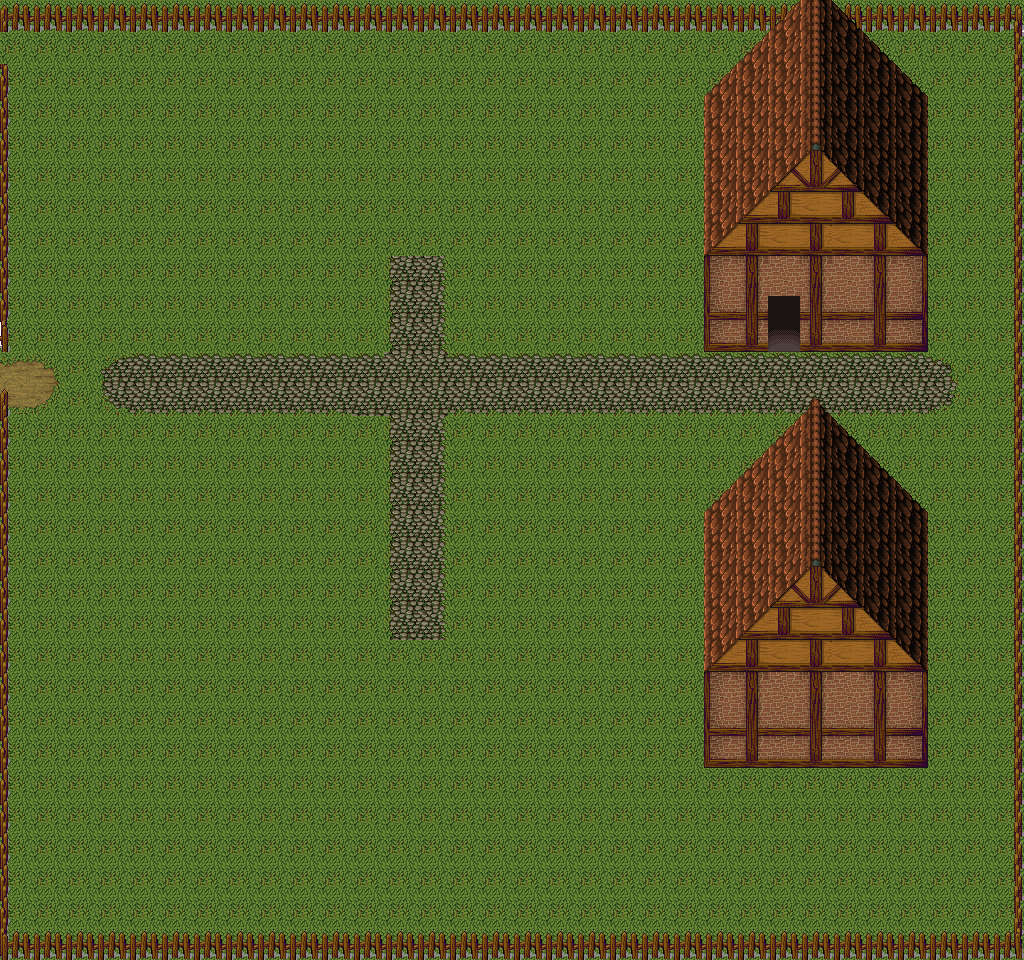

The image is a tile-based game level rendered from a .tmx file. Its description and source (layers, tilesets, objects; grid data summarised) follow:
An orthogonal 32x30 tile map with 32x32 px tiles, 6 tile layers (Background, Background2, Background3, Foreground, ...), 5 tilesets and 3 objects (3x Collidable).

<map version="1.0" orientation="orthogonal" width="32" height="30" tilewidth="32" tileheight="32">
 <tileset firstgid="1" name="medieval-town-1" tilewidth="32" tileheight="32">
  <image source="TileSets/medieval-town-1.png" width="256" height="4096" />
  <tile id="693">
   <properties>
    <property name="Solid" value="" />
   </properties>
  </tile>
  <tile id="694">
   <properties>
    <property name="Solid" value="" />
   </properties>
  </tile>
  <tile id="695">
   <properties>
    <property name="Solid" value="" />
   </properties>
  </tile>
  <tile id="701">
   <properties>
    <property name="Solid" value="" />
   </properties>
  </tile>
  <tile id="703">
   <properties>
    <property name="Solid" value="" />
   </properties>
  </tile>
  <tile id="712">
   <properties>
    <property name="Solid" value="" />
   </properties>
  </tile>
  <tile id="716">
   <properties>
    <property name="Solid" value="" />
   </properties>
  </tile>
  <tile id="720">
   <properties>
    <property name="Solid" value="" />
   </properties>
  </tile>
  <tile id="722">
   <properties>
    <property name="Solid" value="" />
   </properties>
  </tile>
  <tile id="724">
   <properties>
    <property name="Solid" value="" />
   </properties>
  </tile>
  <tile id="728">
   <properties>
    <property name="Solid" value="" />
   </properties>
  </tile>
  <tile id="732">
   <properties>
    <property name="Solid" value="" />
   </properties>
  </tile>
  <tile id="773">
   <properties>
    <property name="Solid" value="" />
   </properties>
  </tile>
  <tile id="774">
   <properties>
    <property name="Solid" value="" />
   </properties>
  </tile>
  <tile id="775">
   <properties>
    <property name="Solid" value="" />
   </properties>
  </tile>
  <tile id="781">
   <properties>
    <property name="Solid" value="" />
   </properties>
  </tile>
  <tile id="782">
   <properties>
    <property name="Solid" value="" />
   </properties>
  </tile>
  <tile id="783">
   <properties>
    <property name="Solid" value="" />
   </properties>
  </tile>
  <tile id="789">
   <properties>
    <property name="Solid" value="" />
   </properties>
  </tile>
  <tile id="790">
   <properties>
    <property name="Solid" value="" />
   </properties>
  </tile>
  <tile id="791">
   <properties>
    <property name="Solid" value="" />
   </properties>
  </tile>
  <tile id="797">
   <properties>
    <property name="Solid" value="" />
   </properties>
  </tile>
  <tile id="798">
   <properties>
    <property name="Solid" value="" />
   </properties>
  </tile>
  <tile id="799">
   <properties>
    <property name="Solid" value="" />
   </properties>
  </tile>
  <tile id="805">
   <properties>
    <property name="Solid" value="" />
   </properties>
  </tile>
  <tile id="813">
   <properties>
    <property name="Solid" value="" />
   </properties>
  </tile>
  <tile id="821">
   <properties>
    <property name="Solid" value="" />
   </properties>
  </tile>
  <tile id="829">
   <properties>
    <property name="Solid" value="" />
   </properties>
  </tile>
 </tileset>
 <tileset firstgid="1025" source="TileSets/medieval-town-2.tsx" />
 <tileset firstgid="2049" source="TileSets/medieval-town-3.tsx" />
 <tileset firstgid="3073" name="medieval-town-4" tilewidth="32" tileheight="32">
  <image source="TileSets/medieval-town-4.png" width="256" height="4096" />
  <tile id="69">
   <properties>
    <property name="Solid" value="" />
   </properties>
  </tile>
  <tile id="70">
   <properties>
    <property name="USolidQuarterHeight" value="" />
   </properties>
  </tile>
  <tile id="71">
   <properties>
    <property name="Solid" value="" />
   </properties>
  </tile>
  <tile id="77">
   <properties>
    <property name="LSolidQuarterWidth" value="" />
   </properties>
  </tile>
  <tile id="79">
   <properties>
    <property name="RSolidQuarterWidth" value="" />
   </properties>
  </tile>
  <tile id="85">
   <properties>
    <property name="Solid" value="" />
   </properties>
  </tile>
  <tile id="86">
   <properties>
    <property name="DSolidQuarterHeight" value="" />
   </properties>
  </tile>
  <tile id="87">
   <properties>
    <property name="Solid" value="" />
   </properties>
  </tile>
  <tile id="93">
   <properties>
    <property name="Solid" value="" />
   </properties>
  </tile>
  <tile id="94">
   <properties>
    <property name="Solid" value="" />
   </properties>
  </tile>
  <tile id="95">
   <properties>
    <property name="Solid" value="" />
   </properties>
  </tile>
  <tile id="101">
   <properties>
    <property name="Solid" value="" />
   </properties>
  </tile>
  <tile id="102">
   <properties>
    <property name="Solid" value="" />
   </properties>
  </tile>
  <tile id="103">
   <properties>
    <property name="Solid" value="" />
   </properties>
  </tile>
  <tile id="109">
   <properties>
    <property name="Solid" value="" />
   </properties>
  </tile>
  <tile id="110">
   <properties>
    <property name="Solid" value="" />
   </properties>
  </tile>
  <tile id="111">
   <properties>
    <property name="Solid" value="" />
   </properties>
  </tile>
 </tileset>
 <tileset firstgid="4097" source="TileSets/terrain-set-1.tsx" />
 <layer name="Background" width="32" height="30">
  <properties>
   <property name="Background" value="" />
  </properties>
  <data>[960 cells, 959 non-empty, 44 distinct tile ids]</data>
 </layer>
 <layer name="Background2" width="32" height="30">
  <properties>
   <property name="Background" value="" />
  </properties>
  <data>[960 cells, 99 non-empty, 14 distinct tile ids]</data>
 </layer>
 <layer name="Background3" width="32" height="30">
  <properties>
   <property name="Background" value="" />
  </properties>
  <data>[960 cells, 3 non-empty, 3 distinct tile ids]</data>
 </layer>
 <layer name="Foreground" width="32" height="30">
  <properties>
   <property name="Foreground" value="" />
  </properties>
  <data>[960 cells, 45 non-empty, 8 distinct tile ids]</data>
 </layer>
 <layer name="Foreground2" width="32" height="30">
  <properties>
   <property name="Foreground" value="" />
  </properties>
  <data>[960 cells, 0 non-empty, 0 distinct tile ids]</data>
 </layer>
 <layer name="Foreground3" width="32" height="30">
  <properties>
   <property name="Foreground" value="" />
  </properties>
  <data>[960 cells, 0 non-empty, 0 distinct tile ids]</data>
 </layer>
 <objectgroup name="Objects" width="32" height="30">
  <object name="Teleport" type="Collidable" x="0" y="352" width="32" height="32">
   <properties>
    <property name="Script" value="Teleport: map:TestMap6 toX:30 toY:13" />
   </properties>
  </object>
  <object name="Teleport" type="Collidable" x="0" y="384" width="32" height="32">
   <properties>
    <property name="Script" value="Teleport: map:TestMap6 toX:30 toY:14" />
   </properties>
  </object>
  <object name="ToInn" type="Collidable" x="768" y="320" width="32" height="32">
   <properties>
    <property name="Script" value="Teleport: map:Haven-Inn toX:4 toY:8" />
   </properties>
  </object>
 </objectgroup>
</map>